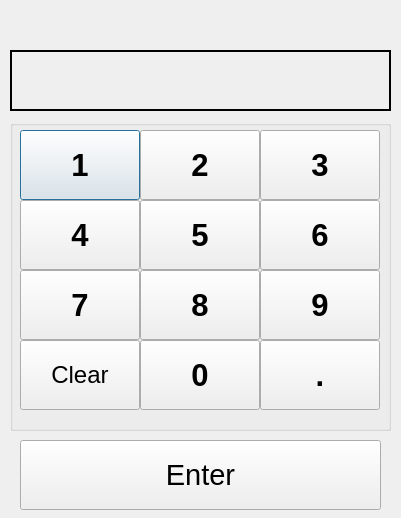
<ui version="4.0" >
 <class>numpad</class>
 <widget class="QDialog" name="numpad" >
  <property name="windowModality" >
   <enum>Qt::WindowModal</enum>
  </property>
  <property name="geometry" >
   <rect>
    <x>0</x>
    <y>0</y>
    <width>401</width>
    <height>518</height>
   </rect>
  </property>
  <property name="windowTitle" >
   <string>NumPad</string>
  </property>
  <widget class="QGroupBox" name="groupBox" >
   <property name="geometry" >
    <rect>
     <x>10</x>
     <y>120</y>
     <width>381</width>
     <height>311</height>
    </rect>
   </property>
   <property name="title" >
    <string/>
   </property>
   <widget class="QPushButton" name="pBtn1" >
    <property name="geometry" >
     <rect>
      <x>10</x>
      <y>10</y>
      <width>120</width>
      <height>70</height>
     </rect>
    </property>
    <property name="font" >
     <font>
      <pointsize>23</pointsize>
      <weight>75</weight>
      <bold>true</bold>
     </font>
    </property>
    <property name="text" >
     <string>1</string>
    </property>
   </widget>
   <widget class="QPushButton" name="pBtn2" >
    <property name="geometry" >
     <rect>
      <x>130</x>
      <y>10</y>
      <width>120</width>
      <height>70</height>
     </rect>
    </property>
    <property name="font" >
     <font>
      <pointsize>23</pointsize>
      <weight>75</weight>
      <bold>true</bold>
     </font>
    </property>
    <property name="text" >
     <string>2</string>
    </property>
   </widget>
   <widget class="QPushButton" name="pBtn3" >
    <property name="geometry" >
     <rect>
      <x>250</x>
      <y>10</y>
      <width>120</width>
      <height>70</height>
     </rect>
    </property>
    <property name="font" >
     <font>
      <pointsize>23</pointsize>
      <weight>75</weight>
      <bold>true</bold>
     </font>
    </property>
    <property name="text" >
     <string>3</string>
    </property>
   </widget>
   <widget class="QPushButton" name="pBtn6" >
    <property name="geometry" >
     <rect>
      <x>250</x>
      <y>80</y>
      <width>120</width>
      <height>70</height>
     </rect>
    </property>
    <property name="font" >
     <font>
      <pointsize>23</pointsize>
      <weight>75</weight>
      <bold>true</bold>
     </font>
    </property>
    <property name="text" >
     <string>6</string>
    </property>
   </widget>
   <widget class="QPushButton" name="pBtn5" >
    <property name="geometry" >
     <rect>
      <x>130</x>
      <y>80</y>
      <width>120</width>
      <height>70</height>
     </rect>
    </property>
    <property name="font" >
     <font>
      <pointsize>23</pointsize>
      <weight>75</weight>
      <bold>true</bold>
     </font>
    </property>
    <property name="text" >
     <string>5</string>
    </property>
   </widget>
   <widget class="QPushButton" name="pBtn4" >
    <property name="geometry" >
     <rect>
      <x>10</x>
      <y>80</y>
      <width>120</width>
      <height>70</height>
     </rect>
    </property>
    <property name="font" >
     <font>
      <pointsize>23</pointsize>
      <weight>75</weight>
      <bold>true</bold>
     </font>
    </property>
    <property name="text" >
     <string>4</string>
    </property>
   </widget>
   <widget class="QPushButton" name="pBtn9" >
    <property name="geometry" >
     <rect>
      <x>250</x>
      <y>150</y>
      <width>120</width>
      <height>70</height>
     </rect>
    </property>
    <property name="font" >
     <font>
      <pointsize>23</pointsize>
      <weight>75</weight>
      <bold>true</bold>
     </font>
    </property>
    <property name="text" >
     <string>9</string>
    </property>
   </widget>
   <widget class="QPushButton" name="pBtn7" >
    <property name="geometry" >
     <rect>
      <x>10</x>
      <y>150</y>
      <width>120</width>
      <height>70</height>
     </rect>
    </property>
    <property name="font" >
     <font>
      <pointsize>23</pointsize>
      <weight>75</weight>
      <bold>true</bold>
     </font>
    </property>
    <property name="text" >
     <string>7</string>
    </property>
   </widget>
   <widget class="QPushButton" name="pBtn8" >
    <property name="geometry" >
     <rect>
      <x>130</x>
      <y>150</y>
      <width>120</width>
      <height>70</height>
     </rect>
    </property>
    <property name="font" >
     <font>
      <pointsize>23</pointsize>
      <weight>75</weight>
      <bold>true</bold>
     </font>
    </property>
    <property name="text" >
     <string>8</string>
    </property>
   </widget>
   <widget class="QPushButton" name="pBtnClr" >
    <property name="geometry" >
     <rect>
      <x>10</x>
      <y>220</y>
      <width>120</width>
      <height>70</height>
     </rect>
    </property>
    <property name="font" >
     <font>
      <pointsize>18</pointsize>
     </font>
    </property>
    <property name="text" >
     <string>Clear</string>
    </property>
   </widget>
   <widget class="QPushButton" name="pBtnd" >
    <property name="geometry" >
     <rect>
      <x>250</x>
      <y>220</y>
      <width>120</width>
      <height>70</height>
     </rect>
    </property>
    <property name="font" >
     <font>
      <pointsize>23</pointsize>
      <weight>75</weight>
      <bold>true</bold>
     </font>
    </property>
    <property name="text" >
     <string>.</string>
    </property>
   </widget>
   <widget class="QPushButton" name="pBtn0" >
    <property name="geometry" >
     <rect>
      <x>130</x>
      <y>220</y>
      <width>120</width>
      <height>70</height>
     </rect>
    </property>
    <property name="font" >
     <font>
      <pointsize>23</pointsize>
      <weight>75</weight>
      <bold>true</bold>
     </font>
    </property>
    <property name="text" >
     <string>0</string>
    </property>
   </widget>
  </widget>
  <widget class="QPushButton" name="pBtnEnt" >
   <property name="geometry" >
    <rect>
     <x>20</x>
     <y>440</y>
     <width>361</width>
     <height>70</height>
    </rect>
   </property>
   <property name="font" >
    <font>
     <pointsize>22</pointsize>
    </font>
   </property>
   <property name="text" >
    <string>Enter</string>
   </property>
  </widget>
  <widget class="QLabel" name="dispBox" >
   <property name="geometry" >
    <rect>
     <x>10</x>
     <y>50</y>
     <width>381</width>
     <height>61</height>
    </rect>
   </property>
   <property name="font" >
    <font>
     <pointsize>36</pointsize>
     <weight>50</weight>
     <bold>false</bold>
    </font>
   </property>
   <property name="autoFillBackground" >
    <bool>true</bool>
   </property>
   <property name="frameShape" >
    <enum>QFrame::WinPanel</enum>
   </property>
   <property name="frameShadow" >
    <enum>QFrame::Plain</enum>
   </property>
   <property name="text" >
    <string/>
   </property>
   <property name="alignment" >
    <set>Qt::AlignRight|Qt::AlignTrailing|Qt::AlignVCenter</set>
   </property>
  </widget>
  <widget class="QLabel" name="msgLabel" >
   <property name="geometry" >
    <rect>
     <x>20</x>
     <y>13</y>
     <width>351</width>
     <height>31</height>
    </rect>
   </property>
   <property name="font" >
    <font>
     <pointsize>14</pointsize>
    </font>
   </property>
   <property name="text" >
    <string/>
   </property>
  </widget>
 </widget>
 <resources/>
 <connections/>
</ui>
